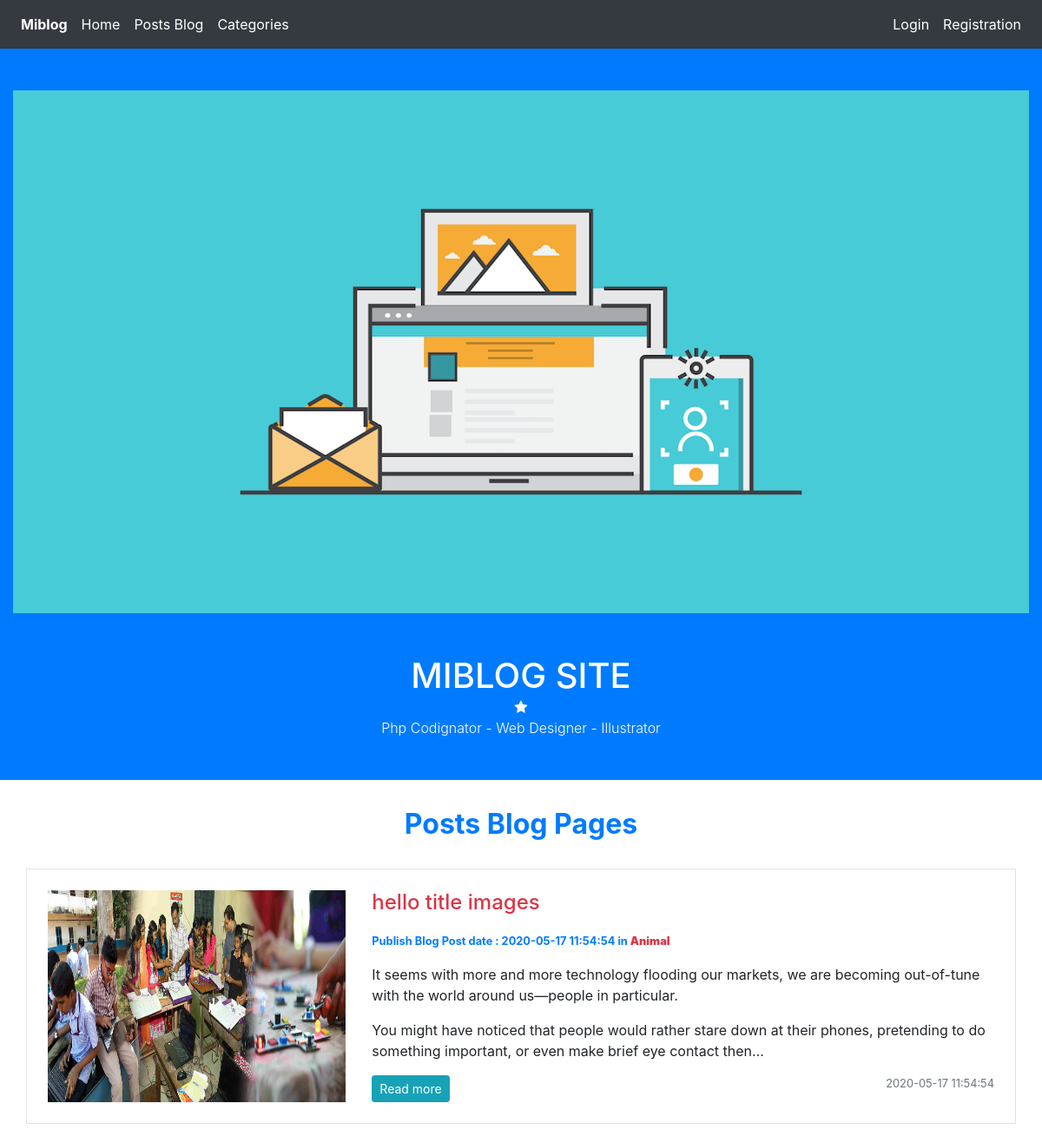
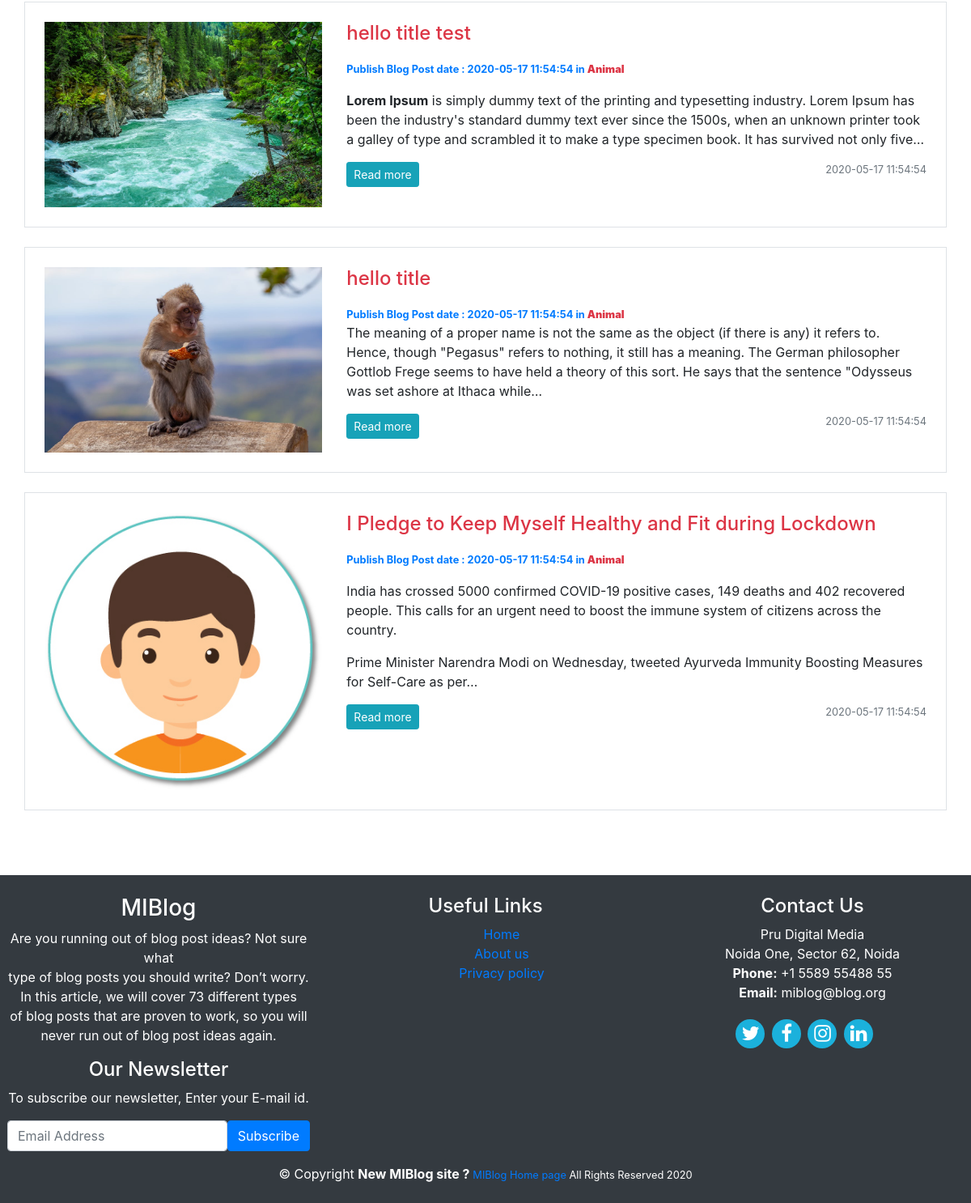
The app's page /categories/posts/5 with its own data (2 pictures, top to bottom).
### tables this page shows
CREATE TABLE `posts` (
  `id` int(11) NOT NULL,
  `category_id` int(11) NOT NULL,
  `user_id` int(11) NOT NULL,
  `title` varchar(255) NOT NULL,
  `slug` varchar(255) NOT NULL,
  `body` text NOT NULL,
  `post_image` varchar(255) NOT NULL,
  `created_at` timestamp NOT NULL DEFAULT current_timestamp()
);

CREATE TABLE `categories` (
  `category_id` int(11) NOT NULL,
  `category_name` varchar(255) NOT NULL,
  `created_at` timestamp NOT NULL DEFAULT current_timestamp()
);

### application/controllers/Categories.php (called while the page is built, shortened)
<?php
	class Categories extends CI_Controller{
		public function posts($category_id){
			$data['title'] = $this->Category_model->get_categories($category_id);
			$data['posts'] = $this->Post_model->get_posts_by_category($category_id);
			$this->load->view('templates/header');
			$this->load->view('posts/index' , $data);
			$this->load->view('templates/footer');
		}
	}

### index.php (called while the page is built, shortened)
<?php
require_once BASEPATH.'core/CodeIgniter.php';

### application/models/Post_model.php (called while the page is built, shortened)
<?php
	class Post_model extends CI_Model{
		public function get_posts_by_category($category_id){
			$this->db->order_by('posts.id','DESC');
			$this->db->join('categories','categories.category_id = posts.category_id');
			$query = $this->db->get_where('posts',array('posts.category_id'=>$category_id));
			return $query->result_array();
		}
	}
?>

### application/views/posts/index.php (the view, shortened to what this page needs)
<div class="album py-2">
   <div class="container p-0">
   		<h2 class="text-center pb-2 text-primary font-weight-bold"> Posts Blog Pages </h2>
      	<?php foreach($posts as $post) : ?>
			 <div class="col-md-12 border p-4 pt-4 mt-4">
				<div class="row">
				   <img class="col-md-4" src="<?php echo base_url(); ?>assets/images/posts/<?php echo $post['post_image']; ?>"
						alt="post_image">
				   <div class="col-md-8 pull-right">
				   	  <h4 class="pb-2 text-danger"> <?php echo $post['title'];  ?> </h4>
					  <small class="text-primary font-weight-bold m-auto" > Publish Blog Post date : <?php echo $post['created_at'];  ?>
					  	in <strong class="text-danger"><?php echo $post['category_name']; ?></strong>
					  </small>
					  <p class="card-text"> <?php echo character_limiter($post['body'], 300) ?> </p>
					  <div class="btn-group">
						 <button type="button" class="btn btn-sm btn-info" onclick="window.location.href='<?php echo base_url() ?>posts/<?php echo $post['slug']; ?>'">Read more</button>
					  </div>
					  <small class="text-muted pull-right"><?php echo $post['created_at'];  ?></small>
					</div>
				</div>
			 </div>
         <?php endforeach; ?>
         <div class="mb-4 pb-4">
			 <div class="row pagination-links list-pagination float-right d-flex">
			 </div>
	     </div>
    </div>
</div>

### assets/css/style.css (style rules this page uses)
.list-pagination { font-size:14px; font-weight: 500; display: block; padding: 15px; }
p { position: relative ; }

### records on screen
posts: post_image (picture), title "hello title images", category.created_at "2020-05-17 11:54:54", category.category_name "Animal", body "It seems with more and more technology flooding our markets, we are becoming out-of-tune with the world around us—people in particular. You might have noticed that people would rather stare down at their phones, pretending to do something important, or even make brief eye contact then…"
posts: post_image (picture), title "hello title test", category.created_at "2020-05-17 11:54:54", category.category_name "Animal", body "Lorem Ipsum is simply dummy text of the printing and typesetting industry. Lorem Ipsum has been the industry's standard dummy text ever since the 1500s, when an unknown printer took a galley of type and scrambled it to make a type specimen book. It has survived not only five…"
posts: post_image (picture), title "hello title", category.created_at "2020-05-17 11:54:54", category.category_name "Animal", body "The meaning of a proper name is not the same as the object (if there is any) it refers to. Hence, though \"Pegasus\" refers to nothing, it still has a meaning. The German philosopher Gottlob Frege seems to have held a theory of this sort. He says that the sentence \"Odysseus was set ashore at Ithaca while…"
posts: post_image (placeholder picture), title "I Pledge to Keep Myself Healthy and Fit during Lockdown", category.created_at "2020-05-17 11:54:54", category.category_name "Animal", body "India has crossed 5000 confirmed COVID-19 positive cases, 149 deaths and 402 recovered people. This calls for an urgent need to boost the immune system of citizens across the country. Prime Minister Narendra Modi on Wednesday, tweeted Ayurveda Immunity Boosting Measures for Self-Care as per…"
